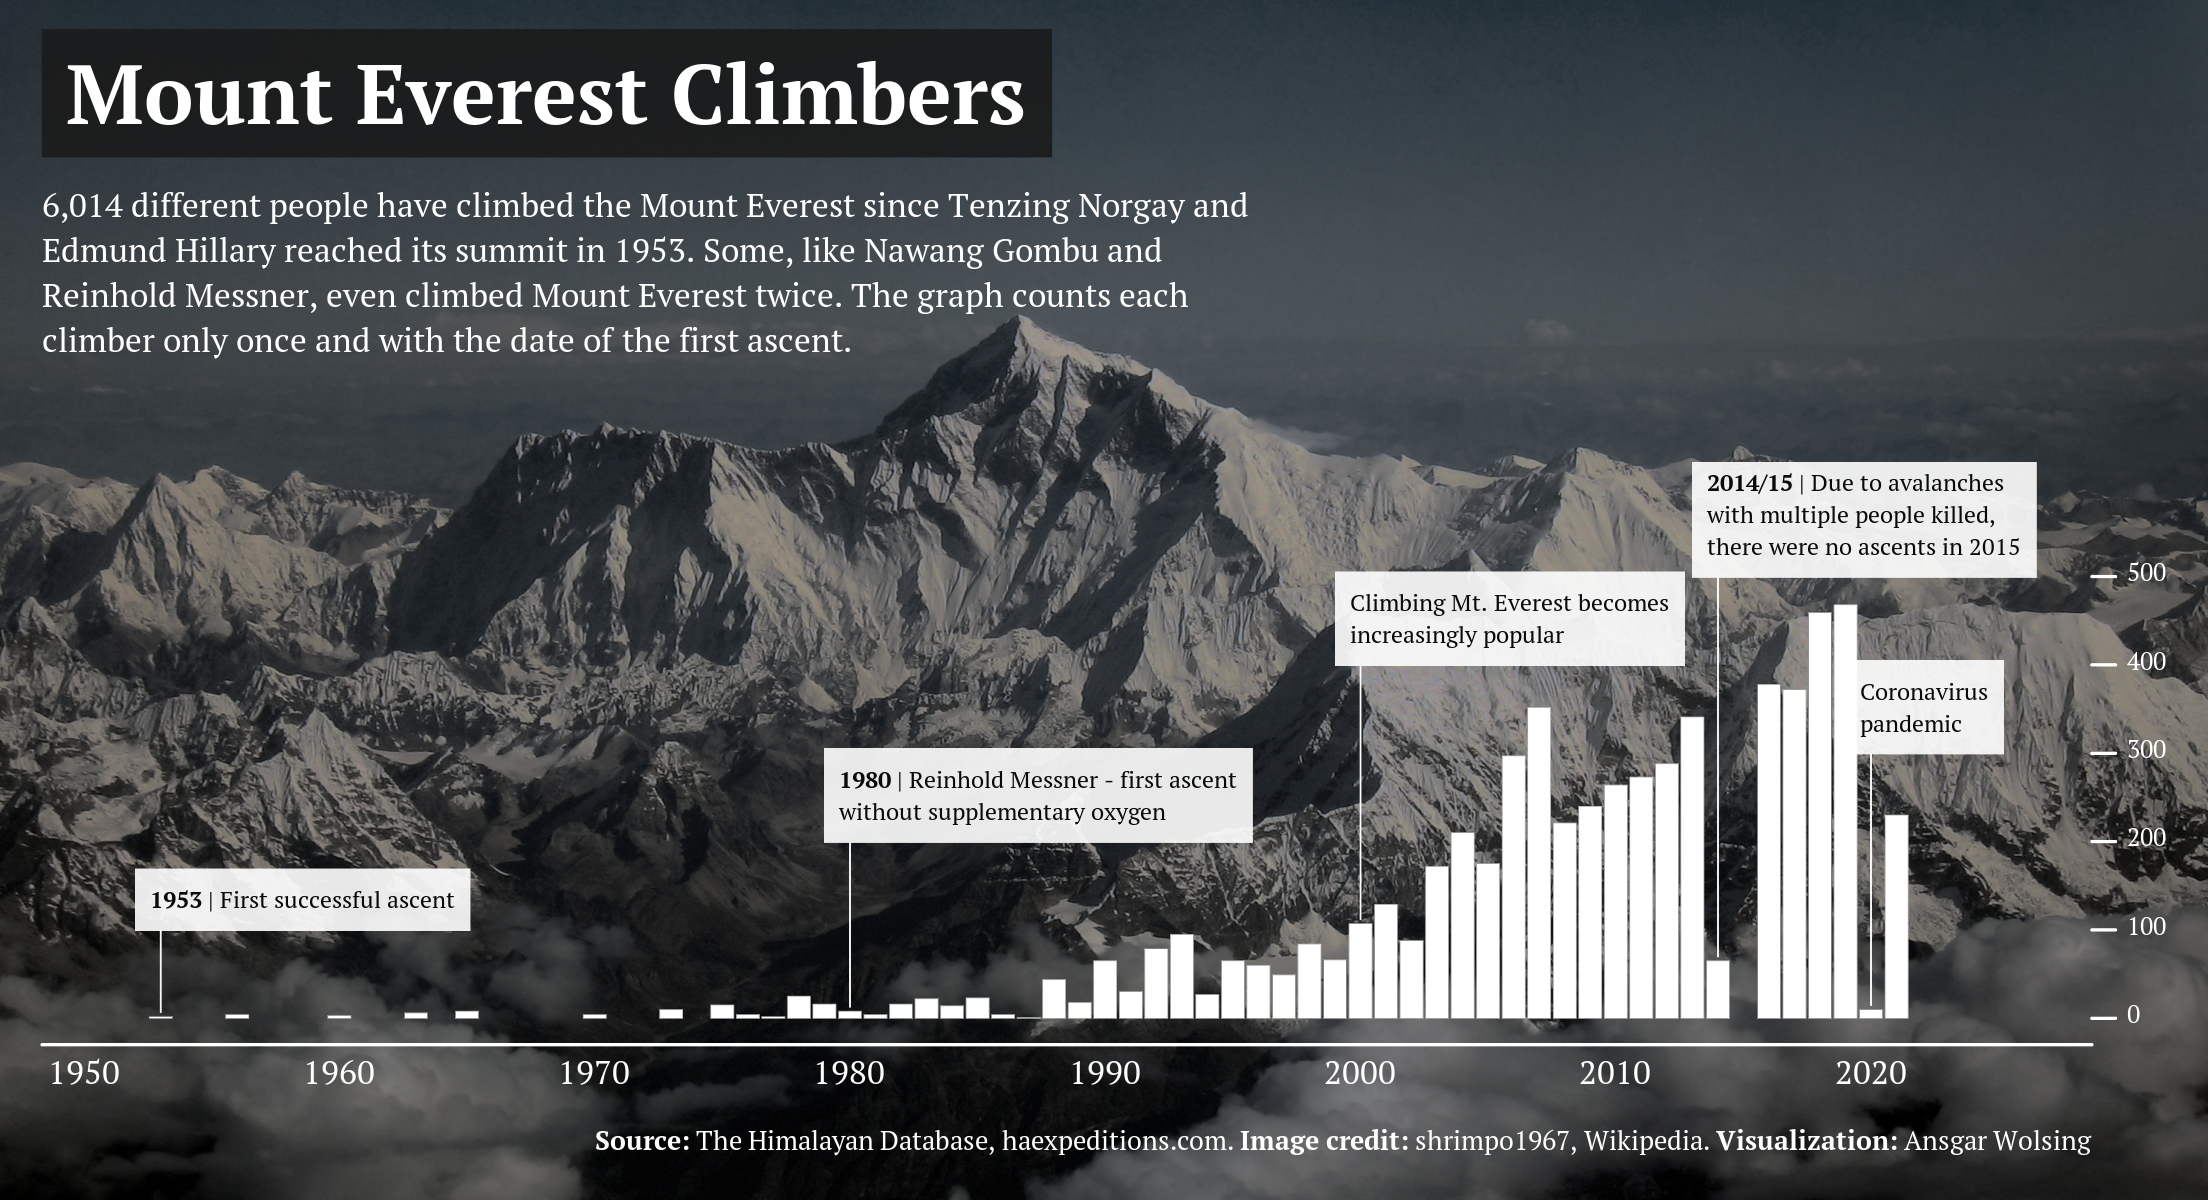

The R source for this figure:
library(tidyverse)
library(here)
library(glue)
library(ggtext)
library(jsonlite)
library(lubridate)
library(magick)

base_path <- here("2022", "08")

#' Source: The Himalayan Database
#' https://haexpeditions.com/advice/list-of-mount-everest-climbers/
#' As of 2022-04-08, 6,014 persons have climbed the Mt. Everest
#' Since the API provides records in chunks of 3,000, we need to fetch chunks 0 to 2.
chunk_ids <- 0:2
api_urls <- glue(
  "https://haexpeditions.com/wp-admin/admin-ajax.php?action=wp_ajax_ninja_tables_public_action&table_id=1084&target_action=get-all-data&default_sorting=old_first&skip_rows=0&limit_rows=0&chunk_number={chunk_ids}&ninja_table_public_nonce=4421ea962c"
)

# Pull the data
climbers_raw <- map_dfr(api_urls, read_json, simplify = TRUE)
write_rds(climbers_raw, here(base_path, "data", "mteverest_climbers_raw.rds"))
str(climbers_raw)

# Prepare the data
climbers <- tibble(climbers_raw$value) %>% 
  mutate(date = mdy(date),
         year = year(date),
         gender = factor(gender)) %>% 
  select(-`___id___`)

climbers %>% 
  count(year) %>% 
  arrange(desc(year))

climbers %>% 
  ggplot(aes(year)) +
  geom_bar() +
  scale_y_continuous(position = "right") +
  theme_minimal()

climbers %>% 
  ggplot(aes(year)) +
  stat_count(geom = "area")


#' Image credits:
#' https://commons.wikimedia.org/wiki/File:Mount_Everest_as_seen_from_Drukair2.jpg
#' by shrimpo1967
img_everest <- image_read(here(base_path, "Mount_Everest_as_seen_from_Drukair2_PLW_edit.jpg"))
img_everest <- image_scale(img_everest, "x1200")
img_everest_info <- image_info(img_everest)
# desaturate image
img_everest_edited <- image_modulate(img_everest, saturation = 25, brightness = 60) 


# Annotations to be presented in plot with geom_richtext and geom_segment
#' 2014: https://en.wikipedia.org/wiki/2014_Mount_Everest_ice_avalanche
#' 2015: https://en.wikipedia.org/wiki/2015_Mount_Everest_avalanches
annotations <- tibble(
  year = c(1953, 1980, 2000, 2014, 2020),
  y    = c( 100,  200,  400,  500,  300),
  label = c(
    "<b>1953</b> | First successful ascent",
    "<b>1980</b> | Reinhold Messner - first ascent<br>without supplementary oxygen",
    "Climbing Mt. Everest becomes<br>increasingly popular",
    "<b>2014/15</b> | Due to avalanches<br>with multiple people killed,<br>
    there were no ascents in 2015",
    "Coronavirus<br>pandemic")
)
# determine yend for geom_segment from climbers data
annotations <- climbers %>% 
  count(year, name = "yend") %>% 
  right_join(annotations) %>% 
  mutate(yend = yend + 5, 
         y = y - 1)


# Create the ggplot2 graph with image_graph as graphics device
img_plot <- image_graph(res = 300, width = img_everest_info$width, 
                        height = img_everest_info$height, 
                        bg = "transparent")
climbers %>% 
  ggplot(aes(year)) +
  geom_bar(fill = "white", color = "grey50", size = 0.05) +
  geom_segment(
    data = annotations,
    aes(x = year, xend = year, y = y, yend = yend),
    inherit.aes = FALSE,
    col = alpha("white", 0.9), size = 0.2) + 
  geom_richtext(
    data = annotations,
    aes(x = year - 1, y, label = label),
    inherit.aes = FALSE,
    fill = alpha("white", 0.9), color = "grey4", label.color = NA,
    family = "PT Serif", size = 2, hjust = 0, # halign = 0, 
    vjust = 0, label.size = 0, label.r = unit(0, "mm")) +
  scale_x_continuous(breaks = seq(1950, 2020, 10), limits = c(NA, 2025)) +
  scale_y_continuous(position = "right", limits = c(0, 600), breaks = seq(0, 500, 100)) +
  labs(
    title = "Mount Everest Climbers",
    subtitle = "6,014 different people have climbed the Mount Everest since 
    Tenzing Norgay and Edmund Hillary reached its summit in 1953. 
    Some, like Nawang Gombu and Reinhold Messner, even climbed Mount Everest twice.
    The graph counts each climber only once and with the date of the first ascent.",
    caption = "**Source:** The Himalayan Database, haexpeditions.com. **Image credit:** shrimpo1967, Wikipedia.
    **Visualization:** Ansgar Wolsing"
  ) + 
  theme_void(base_family = "PT Serif", base_size = 8) +
  theme(
    text = element_text(color = "white"),
    axis.text = element_text(),
    axis.text.y = element_text(
      vjust = 0.2, hjust = 0, margin = margin(l = 3), size = 6),
    axis.line.x = element_line(color = "white"),
    axis.ticks.y.right = element_line(color = "white"),
    axis.ticks.length.y.right = unit(2, "mm"),
    plot.margin = margin(3, 10, 10, 10),
    plot.title = element_markdown(
      size = 20, fill = alpha("grey10", 0.9), face = "bold", 
      padding = margin(t = 2, b = 2, l = 6, r = 6)),
    plot.subtitle = element_textbox_simple(
      margin = margin(t = 6, b = 24), width = unit(0.6, "npc"), hjust = 0
    ),
    plot.caption = element_markdown(
      hjust = 1, margin = margin(t = 8))
  )
dev.off()

# combine plot and Mt. Everest photo
img_combined <- image_composite(img_everest_edited, img_plot)
image_write(img_combined, here(base_path, "08-mount-everest.png"))
